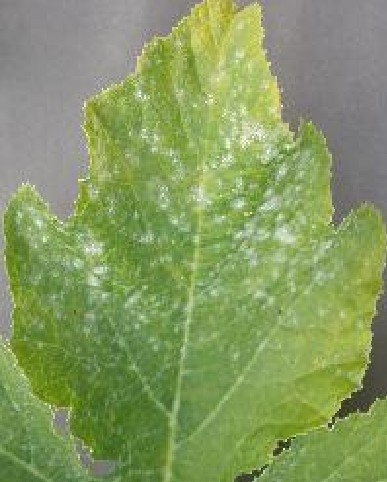
#> input picture LAB_S02_2026-2/planta.jpg, 387 x 482 px
$ python LAB-02_procesamiento_imagen.py planta.jpg
#> lines starting #> are read from the running program, lines starting #| are printed output that depends on the picture

#Procesamiento básico de imágenes de plantas/cultivos con OpenCV
#-----------------------------------------------------------------
#Actividad A: Leer una imagen usando OpenCV.
#Actividad B: Convertir la imagen a escala de grises.

#CODIGO PARA EJECUTAR EL PROGRAMA:
r'''
CODIGO PARA EJECUTAR EL PROGRAMA:

cd "C:\Users\Angel\OneDrive\Escritorio\Percepcion Computacional\S2"
uv run python LAB-02_procesamiento_imagen.py

'''


import os
import sys
import cv2
import matplotlib.pyplot as plt
from tkinter import Tk, filedialog


def seleccionar_imagen():
    """Abre un explorador de archivos para elegir una imagen."""
    ventana = Tk()
    ventana.withdraw()  # Oculta la ventana principal
    try:
        ruta = filedialog.askopenfilename(
            title="Selecciona una imagen",
            filetypes=[
                ("Imágenes", "*.png *.jpg *.jpeg *.bmp *.gif *.tif *.tiff"),
                ("Todos los archivos", "*.*"),
            ],
        )
        return ruta
    finally:
        ventana.destroy()


def cargar_imagen(ruta: str):
    """Actividad A: lee una imagen desde disco usando OpenCV."""
#> called with ruta = 'planta.jpg'
    imagen = cv2.imread(ruta)
#> imagen is the input picture: shape (482, 387, 3); mean B, G, R 97.7, 153.6, 133.6
    if imagen is None:
        raise FileNotFoundError(
            f"No se pudo leer la imagen en: {ruta}. "
            "Verifica que el archivo exista y la ruta sea correcta."
        )
    print(f"[Actividad A] Imagen cargada: '{ruta}'")
    print(f"[Actividad A] Dimensiones (alto, ancho, canales): {imagen.shape}")
#| [Actividad A] Dimensiones (alto, ancho, canales): (482, 387, 3)
    return imagen


def convertir_a_grises(imagen):
    """Actividad B: convierte una imagen BGR a escala de grises."""
    imagen_gris = cv2.cvtColor(imagen, cv2.COLOR_BGR2GRAY)
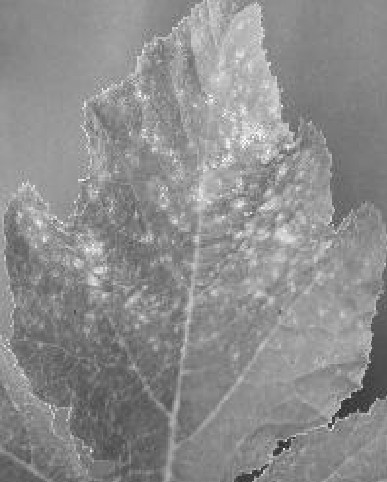
#> imagen_gris: shape (482, 387); min 33, max 252, mean 141.2
    print(f"[Actividad B] Imagen convertida a escala de grises. "
          f"Nueva forma (alto, ancho): {imagen_gris.shape}")
#| [Actividad B] Imagen convertida a escala de grises. Nueva forma (alto, ancho): (482, 387)
    return imagen_gris


def mostrar_resultados(imagen, imagen_gris):
    """Muestra la imagen original y en escala de grises lado a lado."""
    imagen_rgb = cv2.cvtColor(imagen, cv2.COLOR_BGR2RGB)  # OpenCV usa BGR; matplotlib espera RGB

    fig, ejes = plt.subplots(1, 2, figsize=(10, 5))
    ejes[0].imshow(imagen_rgb)
    ejes[0].set_title("Imagen original")
    ejes[0].axis("off")

    ejes[1].imshow(imagen_gris, cmap="gray")
    ejes[1].set_title("Escala de grises")
    ejes[1].axis("off")

    plt.tight_layout()
    plt.savefig("comparacion_original_grises.jpg", dpi=150)
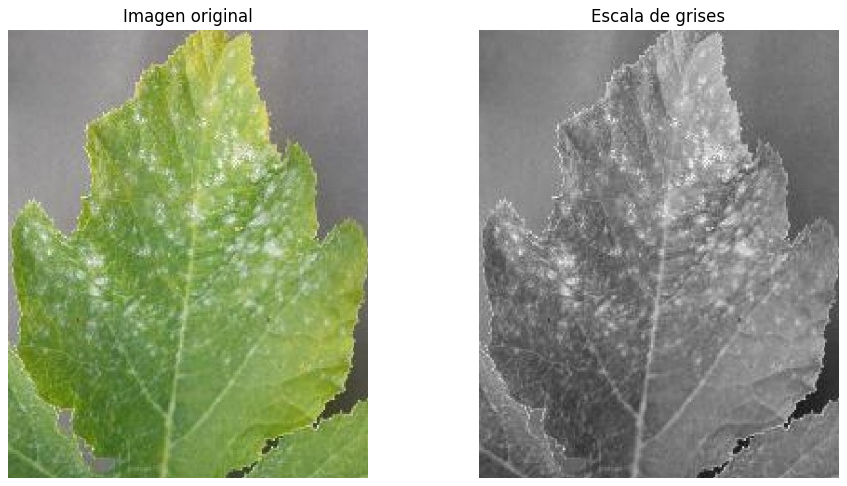
#> figure drawn by matplotlib, 2 panels
    print("Comparación guardada como 'comparacion_original_grises.jpg'")
    plt.show()


def main():
    if len(sys.argv) > 1:
        ruta_imagen = sys.argv[1]
    else:
        print("Selecciona la imagen que deseas procesar...")
        ruta_imagen = seleccionar_imagen()

    if not ruta_imagen:
        raise FileNotFoundError(
            "No se seleccionó ninguna imagen. Verifica que la ruta sea correcta."
        )

    # Actividad A
    imagen = cargar_imagen(ruta_imagen)

    # Actividad B
    imagen_gris = convertir_a_grises(imagen)
    cv2.imwrite("planta_gris.jpg", imagen_gris)
    print("Imagen en escala de grises guardada como 'planta_gris.jpg'")

    # Visualización (opcional, útil para verificar el resultado)
    mostrar_resultados(imagen, imagen_gris)


if __name__ == "__main__":
    main()
